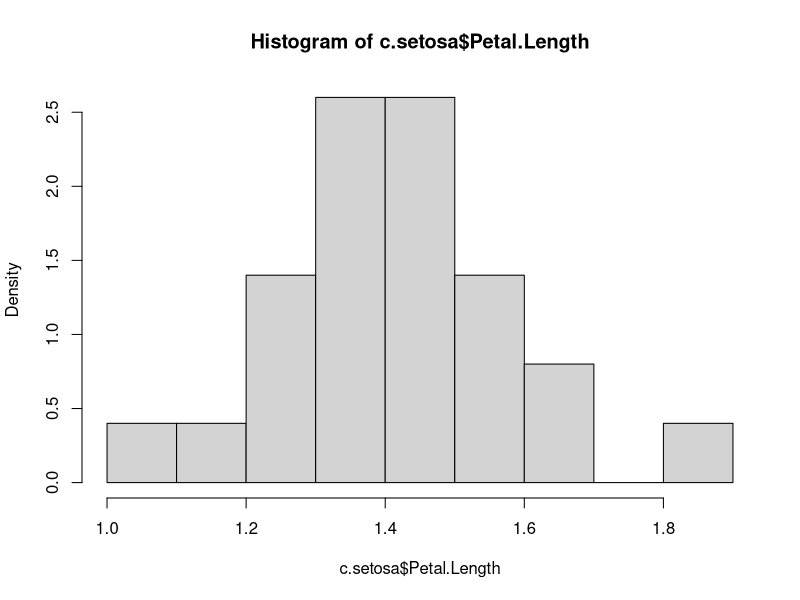

Write R code to recreate this figure.
data(iris) # les donn?es iris sont d?j? dans R
attributes(iris) # pour avoir des info sur le jeu de donn?es (ex.noms des variables)
summary(iris) # r?sum? num?rique de chaque variable
# pour la classe setosa
c.setosa=subset(iris, Species=="setosa")
mean(c.setosa$Petal.Length)
var(c.setosa$Petal.Length)

pp=function(x1,x2,espece)
{
  # Entr?es :
  # x1 = longueur du p?tal
  # x2 = largeur du p?tal
  # espece = subset de iris en fonction de setosa, versicolor, virginica
  # sortie : la "probabilit?" (simplifi?e) d'appartenir ? la classe de espece pour le nouvel iris (x1,x2)
  
  mu1=mean(espece$Petal.Length)
  mu2=mean(espece$Petal.Width)
  sigma1=var(espece$Petal.Length)
  sigma2=var(espece$Petal.Width)
  exp(-((x1-mu1)^2)/(2*sigma1)-((x2-mu2)^2)/(2*sigma2))/(sqrt(sigma1*sigma2))
}

#pour la classe setosa
hist(c.setosa$Petal.Length,proba=T) # histogramme
x=seq(min(c.setosa$Petal.Length),max(c.setosa$Petal.Length),by=0.01) # vecteur de valeurs pour la longueur des petals avec un pas de 0.01

shapiro.test(c.setosa$Petal.Length)

cor(c.setosa[,3:4]) # matrice de corr?lation entre les colonnes 3 et 4

